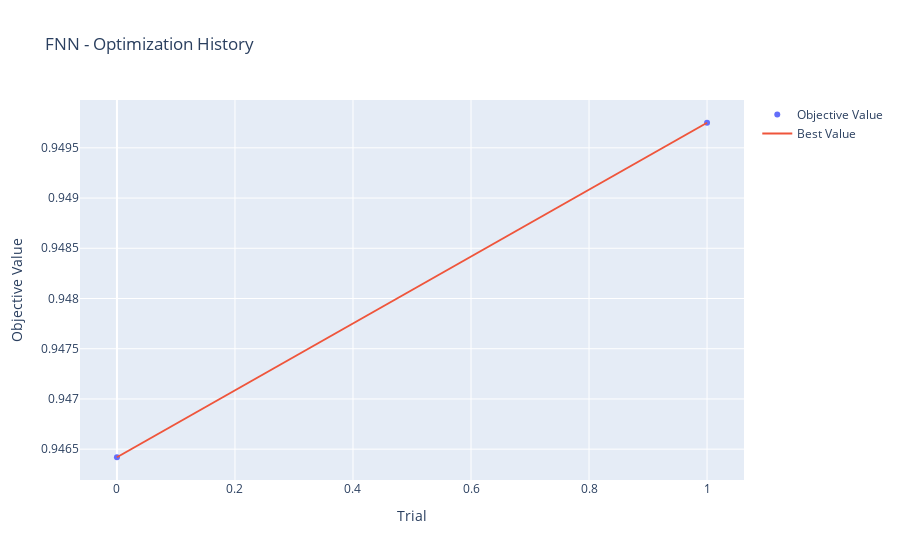
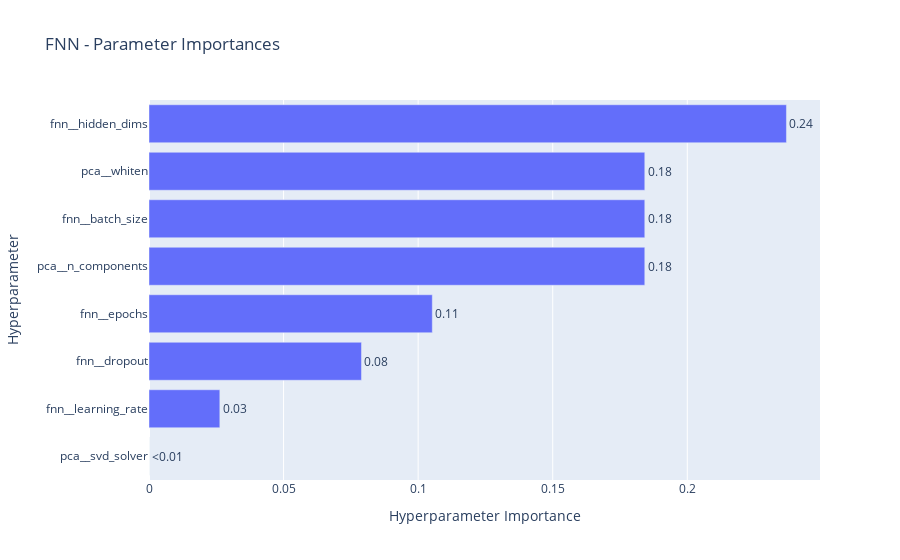

Notebook source saved alongside these figures, in order:
### Markdown cell above
**Optuna Optimization Analysis**

Visualize Optuna optimization history and parameter importance for each model.

### Code cell
# Visualize Optuna optimization for top 3 models
top_models = sorted(training_models, key=lambda x: study_results[x[0]].best_value, reverse=True)[:3]

print("📊 Optuna Optimization Analysis for Top 3 Models")
print("-" * 60)

for name, _ in top_models:
    study = study_results[name]
    print(f"\n{name} - Best Score: {study.best_value:.4f}")
    print(f"Best Parameters: {study.best_params}")
    
    # Plot optimization history
    fig = optuna.visualization.plot_optimization_history(study)
    fig.update_layout(title=f"{name} - Optimization History")
    fig.show()
    
    # Plot parameter importances
    try:
        fig = optuna.visualization.plot_param_importances(study)
        fig.update_layout(title=f"{name} - Parameter Importances")
        fig.show()
    except:
        print(f"  (Not enough trials for parameter importance analysis)")
    
print("\n" + "=" * 60)

### Figure 1 — Plotly figure (JSON) as saved in the notebook; plotly's stock layout.template omitted (floating-point values rounded to 4 significant figures)
{"data": [{"mode": "markers", "name": "Objective Value", "type": "scatter", "x": [0, 1], "y": [0.9464, 0.9497]}, {"mode": "lines", "name": "Best Value", "type": "scatter", "x": [0, 1], "y": [0.9464, 0.9497]}, {"marker": {"color": "#cccccc"}, "mode": "markers", "name": "Infeasible Trial", "showlegend": false, "type": "scatter", "x": [], "y": []}], "layout": {"title": {"text": "FNN - Optimization History"}, "xaxis": {"title": {"text": "Trial"}}, "yaxis": {"title": {"text": "Objective Value"}}}}

### Figure 2 — Plotly figure (JSON) as saved in the notebook; plotly's stock layout.template omitted (floating-point values rounded to 4 significant figures)
{"data": [{"cliponaxis": false, "hovertemplate": ["pca__svd_solver (CategoricalDistribution): 0.0<extra></extra>", "fnn__learning_rate (FloatDistribution): 0.026315789473686374<extra></extra>", "fnn__dropout (FloatDistribution): 0.0789473684210486<extra></extra>", "fnn__epochs (IntDistribution): 0.1052631578947385<extra></extra>", "pca__n_components (FloatDistribution): 0.18421052631578008<extra></extra>", "fnn__batch_size (CategoricalDistribution): 0.18421052631579238<extra></extra>", "pca__whiten (CategoricalDistribution): 0.18421052631579238<extra></extra>", "fnn__hidden_dims (CategoricalDistribution): 0.23684210526316163<extra></extra>"], "name": "Objective Value", "orientation": "h", "text": ["<0.01", "0.03", "0.08", "0.11", "0.18", "0.18", "0.18", "0.24"], "textposition": "outside", "type": "bar", "x": [0, 0.02632, 0.07895, 0.1053, 0.1842, 0.1842, 0.1842, 0.2368], "y": ["pca__svd_solver", "fnn__learning_rate", "fnn__dropout", "fnn__epochs", "pca__n_components", "fnn__batch_size", "pca__whiten", "fnn__hidden_dims"]}], "layout": {"title": {"text": "FNN - Parameter Importances"}, "xaxis": {"title": {"text": "Hyperparameter Importance"}}, "yaxis": {"title": {"text": "Hyperparameter"}}}}
